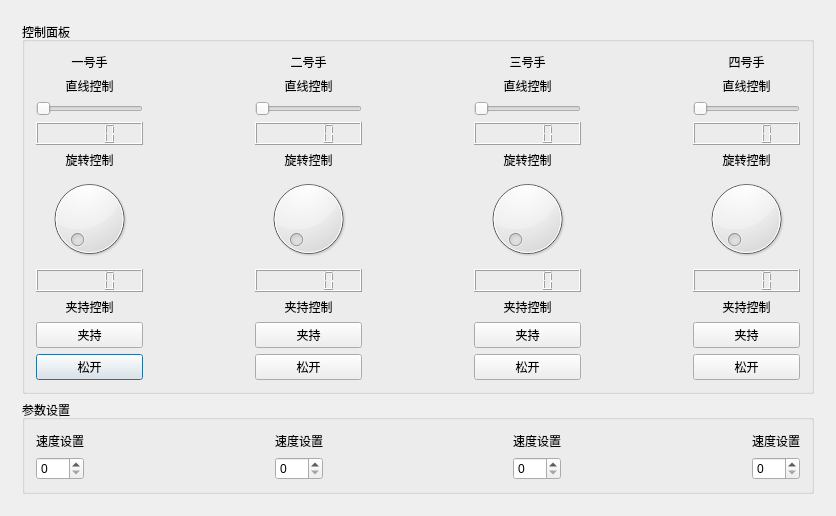
<?xml version="1.0" encoding="UTF-8"?>
<ui version="4.0">
 <class>MainDialog</class>
 <widget class="QDialog" name="MainDialog">
  <property name="geometry">
   <rect>
    <x>0</x>
    <y>0</y>
    <width>836</width>
    <height>516</height>
   </rect>
  </property>
  <property name="windowTitle">
   <string>MainDialog</string>
  </property>
  <layout class="QVBoxLayout" name="verticalLayout_2">
   <item>
    <widget class="QWidget" name="widget" native="true">
     <layout class="QVBoxLayout" name="verticalLayout">
      <item>
       <widget class="QGroupBox" name="groupBox_2">
        <property name="title">
         <string>控制面板</string>
        </property>
        <layout class="QGridLayout" name="gridLayout">
         <item row="4" column="6">
          <widget class="QLabel" name="label_13">
           <property name="text">
            <string>旋转控制</string>
           </property>
           <property name="alignment">
            <set>Qt::AlignCenter</set>
           </property>
          </widget>
         </item>
         <item row="9" column="0">
          <widget class="QPushButton" name="pushButton_5">
           <property name="text">
            <string>松开</string>
           </property>
          </widget>
         </item>
         <item row="3" column="2">
          <widget class="QLCDNumber" name="lcdNumber_6"/>
         </item>
         <item row="1" column="0">
          <widget class="QLabel" name="label_5">
           <property name="text">
            <string>直线控制</string>
           </property>
           <property name="alignment">
            <set>Qt::AlignCenter</set>
           </property>
          </widget>
         </item>
         <item row="6" column="2">
          <widget class="QLCDNumber" name="lcdNumber_2"/>
         </item>
         <item row="5" column="4">
          <widget class="QDial" name="dial_3"/>
         </item>
         <item row="0" column="4">
          <widget class="QLabel" name="label_3">
           <property name="text">
            <string>三号手</string>
           </property>
           <property name="alignment">
            <set>Qt::AlignCenter</set>
           </property>
          </widget>
         </item>
         <item row="1" column="6">
          <widget class="QLabel" name="label_8">
           <property name="text">
            <string>直线控制</string>
           </property>
           <property name="alignment">
            <set>Qt::AlignCenter</set>
           </property>
          </widget>
         </item>
         <item row="5" column="2">
          <widget class="QDial" name="dial_2"/>
         </item>
         <item row="8" column="6">
          <widget class="QPushButton" name="pushButton_4">
           <property name="text">
            <string>夹持</string>
           </property>
          </widget>
         </item>
         <item row="1" column="2">
          <widget class="QLabel" name="label_6">
           <property name="text">
            <string>直线控制</string>
           </property>
           <property name="alignment">
            <set>Qt::AlignCenter</set>
           </property>
          </widget>
         </item>
         <item row="6" column="6">
          <widget class="QLCDNumber" name="lcdNumber_4"/>
         </item>
         <item row="2" column="0">
          <widget class="QSlider" name="horizontalSlider_4">
           <property name="orientation">
            <enum>Qt::Horizontal</enum>
           </property>
          </widget>
         </item>
         <item row="8" column="0">
          <widget class="QPushButton" name="pushButton">
           <property name="text">
            <string>夹持</string>
           </property>
          </widget>
         </item>
         <item row="9" column="4">
          <widget class="QPushButton" name="pushButton_7">
           <property name="text">
            <string>松开</string>
           </property>
          </widget>
         </item>
         <item row="7" column="6">
          <widget class="QLabel" name="label_17">
           <property name="text">
            <string>夹持控制</string>
           </property>
           <property name="alignment">
            <set>Qt::AlignCenter</set>
           </property>
          </widget>
         </item>
         <item row="7" column="2">
          <widget class="QLabel" name="label_15">
           <property name="text">
            <string>夹持控制</string>
           </property>
           <property name="alignment">
            <set>Qt::AlignCenter</set>
           </property>
          </widget>
         </item>
         <item row="7" column="0">
          <widget class="QLabel" name="label_14">
           <property name="text">
            <string>夹持控制</string>
           </property>
           <property name="alignment">
            <set>Qt::AlignCenter</set>
           </property>
          </widget>
         </item>
         <item row="0" column="2">
          <widget class="QLabel" name="label_2">
           <property name="text">
            <string>二号手</string>
           </property>
           <property name="alignment">
            <set>Qt::AlignCenter</set>
           </property>
          </widget>
         </item>
         <item row="4" column="4">
          <widget class="QLabel" name="label_12">
           <property name="text">
            <string>旋转控制</string>
           </property>
           <property name="alignment">
            <set>Qt::AlignCenter</set>
           </property>
          </widget>
         </item>
         <item row="6" column="0">
          <widget class="QLCDNumber" name="lcdNumber"/>
         </item>
         <item row="7" column="4">
          <widget class="QLabel" name="label_16">
           <property name="text">
            <string>夹持控制</string>
           </property>
           <property name="alignment">
            <set>Qt::AlignCenter</set>
           </property>
          </widget>
         </item>
         <item row="3" column="3">
          <spacer name="horizontalSpacer_2">
           <property name="orientation">
            <enum>Qt::Horizontal</enum>
           </property>
           <property name="sizeHint" stdset="0">
            <size>
             <width>40</width>
             <height>20</height>
            </size>
           </property>
          </spacer>
         </item>
         <item row="5" column="6">
          <widget class="QDial" name="dial_4"/>
         </item>
         <item row="0" column="0">
          <widget class="QLabel" name="label">
           <property name="text">
            <string>一号手</string>
           </property>
           <property name="alignment">
            <set>Qt::AlignCenter</set>
           </property>
          </widget>
         </item>
         <item row="6" column="4">
          <widget class="QLCDNumber" name="lcdNumber_3"/>
         </item>
         <item row="8" column="4">
          <widget class="QPushButton" name="pushButton_3">
           <property name="text">
            <string>夹持</string>
           </property>
          </widget>
         </item>
         <item row="4" column="0">
          <widget class="QLabel" name="label_10">
           <property name="layoutDirection">
            <enum>Qt::LeftToRight</enum>
           </property>
           <property name="text">
            <string>旋转控制</string>
           </property>
           <property name="alignment">
            <set>Qt::AlignCenter</set>
           </property>
          </widget>
         </item>
         <item row="9" column="6">
          <widget class="QPushButton" name="pushButton_8">
           <property name="text">
            <string>松开</string>
           </property>
          </widget>
         </item>
         <item row="2" column="6">
          <widget class="QSlider" name="horizontalSlider">
           <property name="orientation">
            <enum>Qt::Horizontal</enum>
           </property>
          </widget>
         </item>
         <item row="9" column="2">
          <widget class="QPushButton" name="pushButton_6">
           <property name="text">
            <string>松开</string>
           </property>
          </widget>
         </item>
         <item row="8" column="2">
          <widget class="QPushButton" name="pushButton_2">
           <property name="text">
            <string>夹持</string>
           </property>
          </widget>
         </item>
         <item row="4" column="2">
          <widget class="QLabel" name="label_11">
           <property name="text">
            <string>旋转控制</string>
           </property>
           <property name="alignment">
            <set>Qt::AlignCenter</set>
           </property>
          </widget>
         </item>
         <item row="3" column="1">
          <spacer name="horizontalSpacer">
           <property name="orientation">
            <enum>Qt::Horizontal</enum>
           </property>
           <property name="sizeHint" stdset="0">
            <size>
             <width>40</width>
             <height>20</height>
            </size>
           </property>
          </spacer>
         </item>
         <item row="1" column="4">
          <widget class="QLabel" name="label_7">
           <property name="text">
            <string>直线控制</string>
           </property>
           <property name="alignment">
            <set>Qt::AlignCenter</set>
           </property>
          </widget>
         </item>
         <item row="3" column="0">
          <widget class="QLCDNumber" name="lcdNumber_5"/>
         </item>
         <item row="3" column="4">
          <widget class="QLCDNumber" name="lcdNumber_7"/>
         </item>
         <item row="2" column="2">
          <widget class="QSlider" name="horizontalSlider_3">
           <property name="orientation">
            <enum>Qt::Horizontal</enum>
           </property>
          </widget>
         </item>
         <item row="5" column="0">
          <widget class="QDial" name="dial"/>
         </item>
         <item row="3" column="6">
          <widget class="QLCDNumber" name="lcdNumber_8"/>
         </item>
         <item row="0" column="6">
          <widget class="QLabel" name="label_4">
           <property name="text">
            <string>四号手</string>
           </property>
           <property name="alignment">
            <set>Qt::AlignCenter</set>
           </property>
          </widget>
         </item>
         <item row="2" column="4">
          <widget class="QSlider" name="horizontalSlider_2">
           <property name="orientation">
            <enum>Qt::Horizontal</enum>
           </property>
          </widget>
         </item>
         <item row="3" column="5">
          <spacer name="horizontalSpacer_3">
           <property name="orientation">
            <enum>Qt::Horizontal</enum>
           </property>
           <property name="sizeHint" stdset="0">
            <size>
             <width>40</width>
             <height>20</height>
            </size>
           </property>
          </spacer>
         </item>
        </layout>
       </widget>
      </item>
      <item>
       <widget class="QGroupBox" name="groupBox_2">
        <property name="title">
         <string>参数设置</string>
        </property>
        <layout class="QGridLayout" name="gridLayout_2">
         <item row="0" column="6">
          <widget class="QLabel" name="label_19">
           <property name="text">
            <string>速度设置</string>
           </property>
           <property name="alignment">
            <set>Qt::AlignCenter</set>
           </property>
          </widget>
         </item>
         <item row="0" column="8">
          <widget class="QLabel" name="label_20">
           <property name="text">
            <string>速度设置</string>
           </property>
           <property name="alignment">
            <set>Qt::AlignCenter</set>
           </property>
          </widget>
         </item>
         <item row="2" column="8">
          <widget class="QSpinBox" name="spinBox_4"/>
         </item>
         <item row="0" column="5">
          <spacer name="horizontalSpacer_6">
           <property name="orientation">
            <enum>Qt::Horizontal</enum>
           </property>
           <property name="sizeHint" stdset="0">
            <size>
             <width>40</width>
             <height>20</height>
            </size>
           </property>
          </spacer>
         </item>
         <item row="2" column="6">
          <widget class="QSpinBox" name="spinBox_5"/>
         </item>
         <item row="0" column="0">
          <widget class="QLabel" name="label_9">
           <property name="text">
            <string>速度设置</string>
           </property>
           <property name="alignment">
            <set>Qt::AlignCenter</set>
           </property>
          </widget>
         </item>
         <item row="0" column="7">
          <spacer name="horizontalSpacer_5">
           <property name="orientation">
            <enum>Qt::Horizontal</enum>
           </property>
           <property name="sizeHint" stdset="0">
            <size>
             <width>40</width>
             <height>20</height>
            </size>
           </property>
          </spacer>
         </item>
         <item row="2" column="0">
          <widget class="QSpinBox" name="spinBox"/>
         </item>
         <item row="0" column="2">
          <widget class="QLabel" name="label_18">
           <property name="text">
            <string>速度设置</string>
           </property>
           <property name="alignment">
            <set>Qt::AlignCenter</set>
           </property>
          </widget>
         </item>
         <item row="2" column="2">
          <widget class="QSpinBox" name="spinBox_2"/>
         </item>
         <item row="0" column="1">
          <spacer name="horizontalSpacer_4">
           <property name="orientation">
            <enum>Qt::Horizontal</enum>
           </property>
           <property name="sizeHint" stdset="0">
            <size>
             <width>40</width>
             <height>20</height>
            </size>
           </property>
          </spacer>
         </item>
        </layout>
       </widget>
      </item>
     </layout>
    </widget>
   </item>
  </layout>
 </widget>
 <layoutdefault spacing="6" margin="11"/>
 <resources/>
 <connections/>
</ui>
